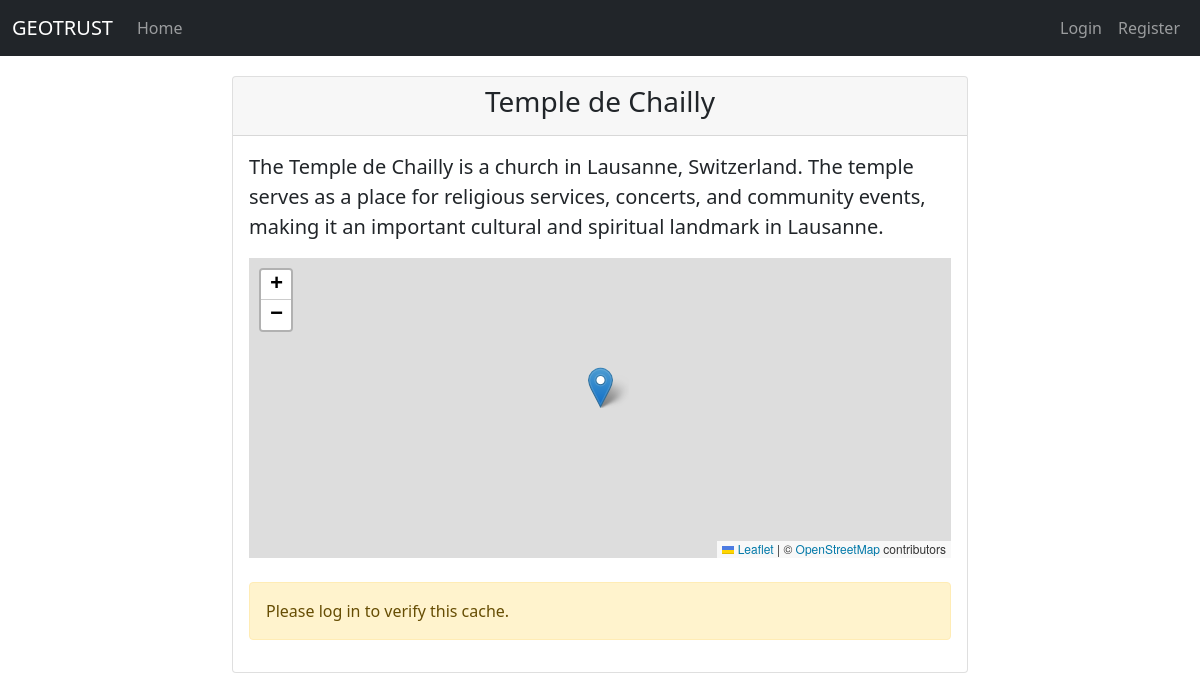
/cache/3, run on the app's committed database.
### app.py (models this page shows, shortened)
class Cache(db.Model):
    id = db.Column(db.Integer, primary_key=True)
    name = db.Column(db.String(100), nullable=False)
    description = db.Column(db.Text, nullable=False)
    latitude = db.Column(db.Float, nullable=False)
    longitude = db.Column(db.Float, nullable=False)
    current_hash = db.Column(db.BigInteger, default=12345)  # I_j value
    tests = db.relationship('Test', backref='cache', lazy=True)

### app.py (the view)
@app.route('/cache/<int:cache_id>')
def cache_detail(cache_id):
    cache = Cache.query.get_or_404(cache_id)
    already_verified = False
    if current_user.is_authenticated:
        verification = Verification.query.filter_by(
            user_id=current_user.id,
            cache_id=cache_id
        ).first()
        already_verified = verification is not None
    return render_template('cache_detail.html', cache=cache, already_verified=already_verified)

### templates/cache_detail.html (shortened to what this page needs)
{% extends "base.html" %}
{% block content %}
<div class="row justify-content-center">
    <div class="col-md-8">
        <div class="card">
            <div class="card-header">
                <h3 class="text-center">{{ cache.name }}</h3>
            </div>
            <div class="card-body">
                <p class="lead">{{ cache.description }}</p>
                <div id="map" style="height: 300px;"></div>
                {% if current_user.is_authenticated and not already_verified %}
                <div class="text-center mt-4">
                    <a href="{{ url_for('verify_cache', cache_id=cache.id) }}" class="btn btn-primary">Verify Cache</a>
                </div>
                {% elif already_verified %}
                <div class="alert alert-info mt-4">
                    You have already verified this cache.
                </div>
                {% else %}
                <div class="alert alert-warning mt-4">
                    Please log in to verify this cache.
                </div>
                {% endif %}
            </div>
        </div>
    </div>
</div>
{% endblock %}

### templates/base.html (style rules this page uses)
#map { height: 600px; width: 100%; }

### data on the page
Cache: name "Temple de Chailly", description "The Temple de Chailly is a church in Lausanne, Switzerland. The temple serves as a place for religious services, concerts, and community events, making it an important cultural and spiritual landmark in Lausanne."
